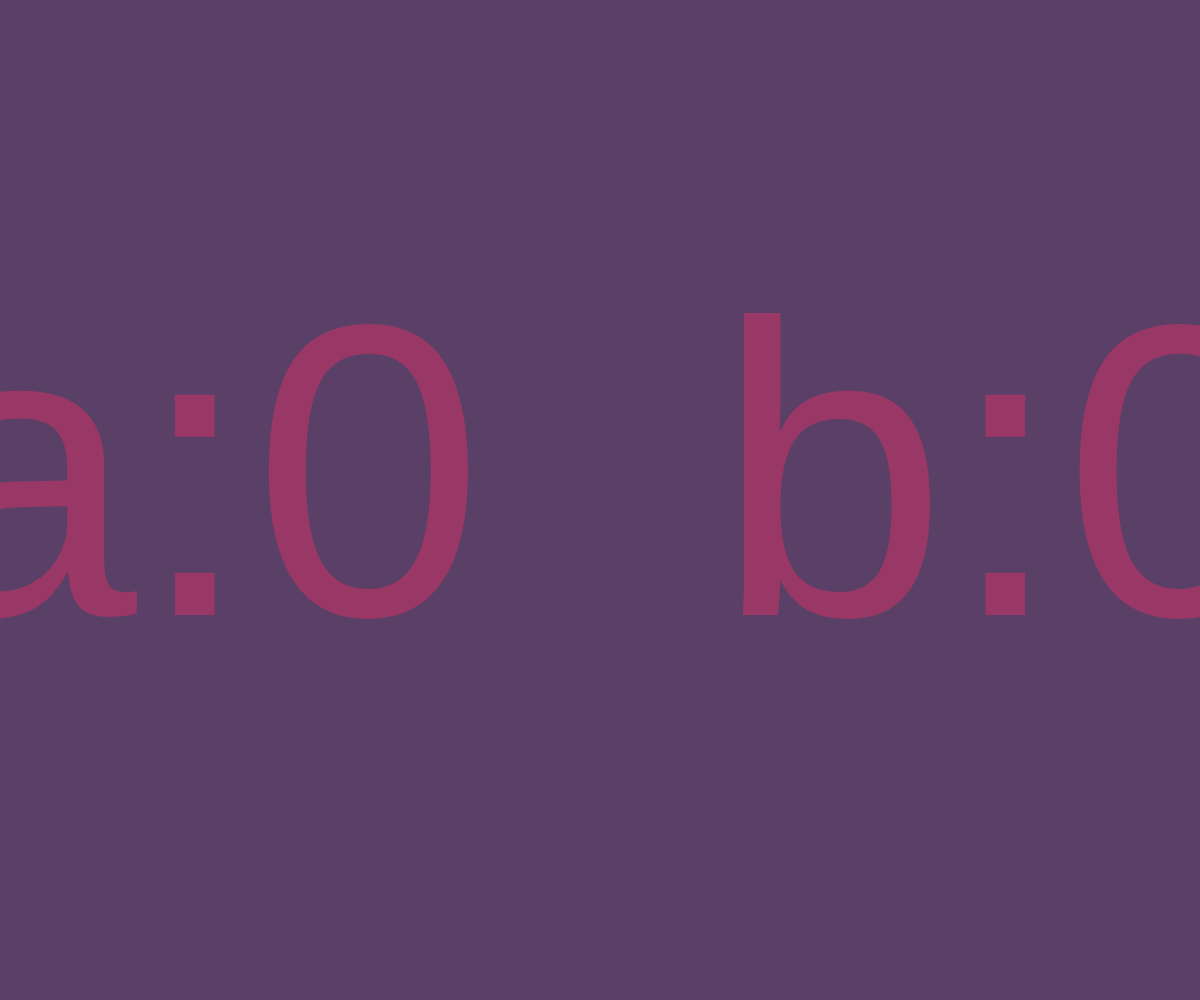
Frame 1 (no input)
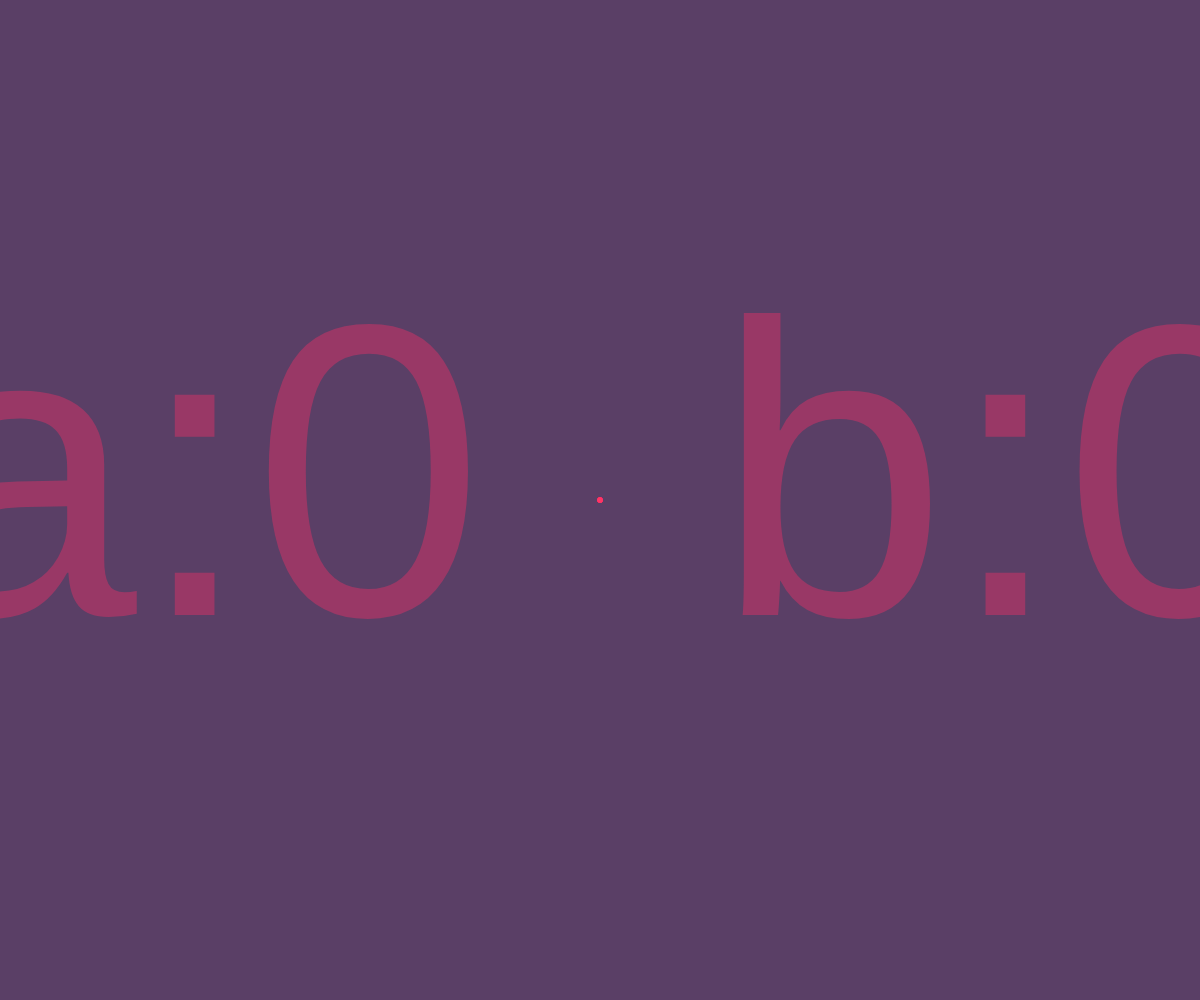
Frame 60 (no input)
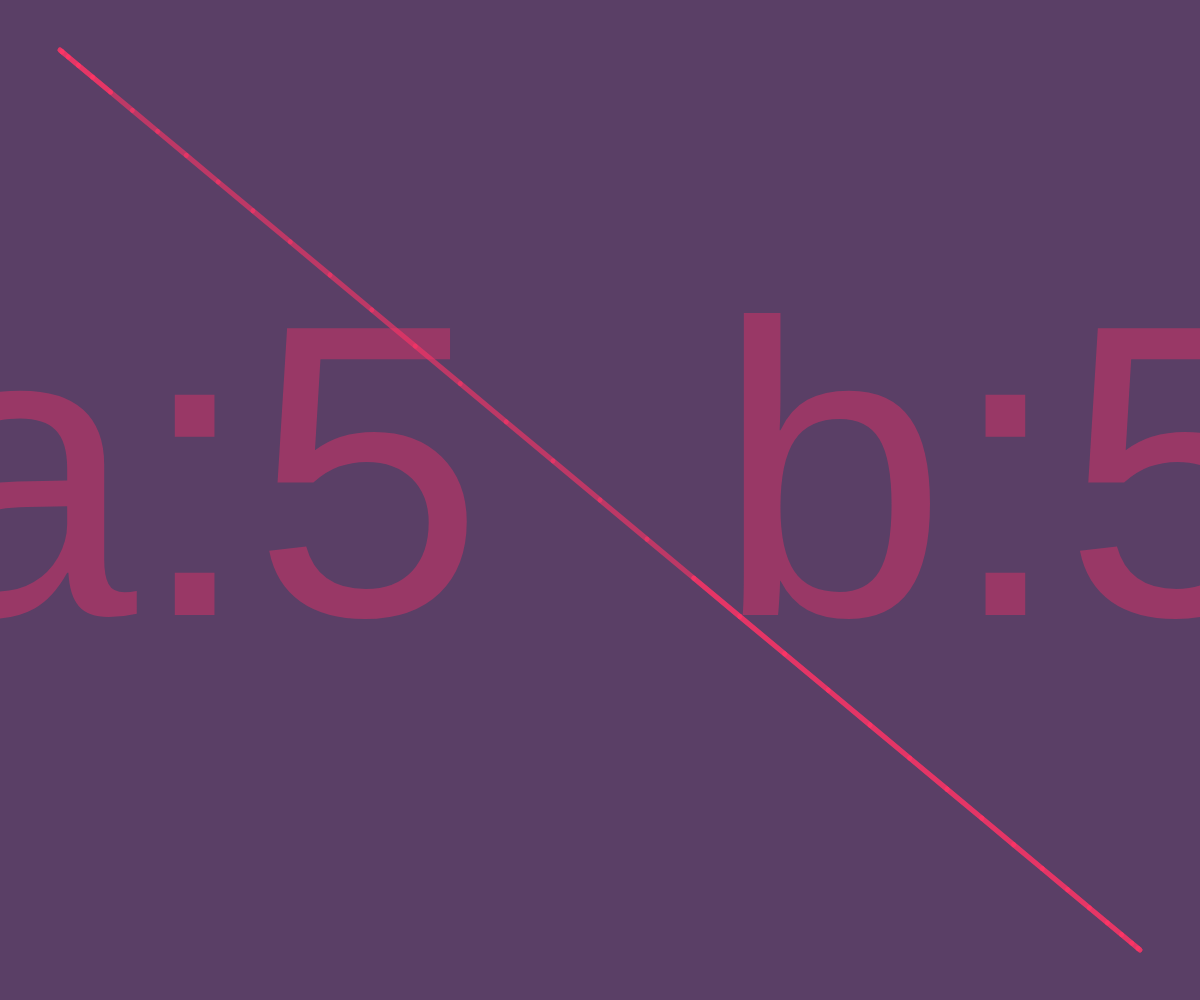
Frame 120 (the mouse pressed at the canvas centre since frame 60)

The p5.js sketch that drew these frames (run headless with seeded random() and noise() and a simulated clock; from frame 60 on, the mouse is pressed at the canvas centre):

// p5.js sketch
// ── sketch.js
let winHeight = window.innerHeight;
let winWidth = window.innerWidth;

let a = 1;
let b = 1;
let variety = 10;

function setup() {
    createCanvas(winWidth, winHeight);
    background(90, 63, 102);
    textSize(winHeight/2.4);
    textAlign(CENTER, CENTER);
    fill('rgba(195, 53, 102, 0.6)');
    text(`a:${a} b:${b}`, winWidth / 2, winHeight / 2);
    stroke('rgba(255, 53, 102, 0.6)');
    strokeWeight(5);
    angleMode(DEGREES);
}

let sectiondim = {
    x: winWidth / variety,
    y: winHeight / variety
};

let t = 0;
let pcor = {
    x: 0,
    y: 0
};
let cor = {
    x: 0,
    y: 0
};

function draw() {
    pcor = cor;
    cor = {
        x: ((0.9 * winWidth / 2) * sin(a * t)) + winWidth/2,
        y: ((0.9 * winHeight / 2) * sin(b * t)) + winHeight/2
    };
    if (t > 2) {
        line(pcor.x, pcor.y, cor.x, cor.y);
    }
    t += 1;
}

function mouseMoved() {
    if (!(a == Math.ceil(mouseX / sectiondim.x)) || !(b == Math.ceil(mouseY / sectiondim.y))) {
        a = Math.ceil(mouseX / sectiondim.x);
        b = Math.ceil(mouseY / sectiondim.y);
        clear();
        background(90, 63, 102);
	strokeWeight(0);
        text(`a:${a}  b:${b}`, winWidth / 2, winHeight / 2);
	strokeWeight(5);
        t = 0;
    }
}
